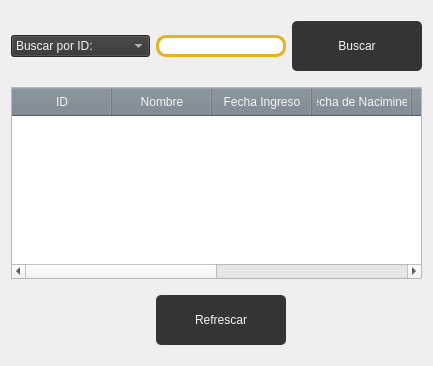
                <widget class="QWidget" name="tab_9">
                 <attribute name="title">
                  <string>Mostrar</string>
                 </attribute>
                 <layout class="QGridLayout" name="gridLayout_64">
                  <item row="0" column="0">
                   <widget class="QComboBox" name="BuscarRegistradosCombobox_5">
                    <property name="contextMenuPolicy">
                     <enum>Qt::DefaultContextMenu</enum>
                    </property>
                    <property name="styleSheet">
                     <string notr="true">font: 63 20pt &quot;Bahnschrift SemiBold SemiConden&quot;;
border: .5px solid #e6b31e;
background-color: rgb(52, 52, 52);
color: whitesmoke;</string>
                    </property>
                    <item>
                     <property name="text">
                      <string>Buscar por ID:</string>
                     </property>
                    </item>
                    <item>
                     <property name="text">
                      <string>Buscar por Nombre:</string>
                     </property>
                    </item>
                    <item>
                     <property name="text">
                      <string/>
                     </property>
                    </item>
                   </widget>
                  </item>
                  <item row="0" column="1">
                   <widget class="QLineEdit" name="BuscarRegistradosPacientesText_3">
                    <property name="styleSheet">
                     <string notr="true">font: 63 20pt &quot;Bahnschrift SemiBold SemiConden&quot;;
background-color: rgb(255, 255, 255);
border: 3px solid #e6b31e;
border-radius: 10px;
</string>
                    </property>
                   </widget>
                  </item>
                  <item row="0" column="2">
                   <widget class="QPushButton" name="BuscarBotonRegistrados_3">
                    <property name="minimumSize">
                     <size>
                      <width>130</width>
                      <height>70</height>
                     </size>
                    </property>
                    <property name="cursor">
                     <cursorShape>PointingHandCursor</cursorShape>
                    </property>
                    <property name="styleSheet">
                     <string notr="true">QPushButton{
	background-color: #343434;
	font: 87 14pt &quot;Arial Black&quot;;
	color: whitesmoke;
	border-radius: 5px;
	border: .5px solid #e6b31e;
	margin: 10 px;
	right-margin: 10px;
}

QPushButton:hover{
	background-color: #e6b31e;
	font: 87 14pt &quot;Arial Black&quot;;
	color: whitesmoke;
	border-radius: 5px;
	border: 1.5px solid #343434;
	margin: 10 px;
	right-margin: 10px;
}

</string>
                    </property>
                    <property name="text">
                     <string>Buscar</string>
                    </property>
                   </widget>
                  </item>
                  <item row="1" column="0" colspan="3">
                   <widget class="QTableWidget" name="TablaEmpleados_3">
                    <property name="styleSheet">
                     <string notr="true">QHeaderView::section{
	padding: 5px;
	background-color: #77838d;
	border: .5px solid #034aa6;
	font: 87 13pt &quot;Arial Black&quot;;
	color: whitesmoke;

}</string>
                    </property>
                    <property name="dragEnabled">
                     <bool>false</bool>
                    </property>
                    <attribute name="horizontalHeaderCascadingSectionResizes">
                     <bool>false</bool>
                    </attribute>
                    <attribute name="horizontalHeaderHighlightSections">
                     <bool>false</bool>
                    </attribute>
                    <attribute name="horizontalHeaderShowSortIndicator" stdset="0">
                     <bool>false</bool>
                    </attribute>
                    <attribute name="horizontalHeaderStretchLastSection">
                     <bool>true</bool>
                    </attribute>
                    <attribute name="verticalHeaderVisible">
                     <bool>false</bool>
                    </attribute>
                    <attribute name="verticalHeaderShowSortIndicator" stdset="0">
                     <bool>false</bool>
                    </attribute>
                    <column>
                     <property name="text">
                      <string>ID</string>
                     </property>
                    </column>
                    <column>
                     <property name="text">
                      <string>Nombre</string>
                     </property>
                    </column>
                    <column>
                     <property name="text">
                      <string>Fecha Ingreso</string>
                     </property>
                    </column>
                    <column>
                     <property name="text">
                      <string>Fecha de Nacimineto</string>
                     </property>
                    </column>
                    <column>
                     <property name="text">
                      <string>Telefono</string>
                     </property>
                    </column>
                    <column>
                     <property name="text">
                      <string>CURP</string>
                     </property>
                    </column>
                    <column>
                     <property name="text">
                      <string>NSS</string>
                     </property>
                    </column>
                    <column>
                     <property name="text">
                      <string>RFC</string>
                     </property>
                    </column>
                   </widget>
                  </item>
                  <item row="2" column="1" alignment="Qt::AlignHCenter">
                   <widget class="QPushButton" name="RefrescarBotonRegistrados_3">
                    <property name="minimumSize">
                     <size>
                      <width>130</width>
                      <height>70</height>
                     </size>
                    </property>
                    <property name="cursor">
                     <cursorShape>PointingHandCursor</cursorShape>
                    </property>
                    <property name="styleSheet">
                     <string notr="true">QPushButton{
	background-color: #343434;
	font: 87 14pt &quot;Arial Black&quot;;
	color: whitesmoke;
	border-radius: 5px;
	border: .5px solid #e6b31e;
	margin: 10 px;
	right-margin: 10px;
}

QPushButton:hover{
	background-color: #e6b31e;
	font: 87 14pt &quot;Arial Black&quot;;
	color: whitesmoke;
	border-radius: 5px;
	border: 1.5px solid #e6b31e;
	margin: 10 px;
	right-margin: 10px;
}

</string>
                    </property>
                    <property name="text">
                     <string>Refrescar</string>
                    </property>
                   </widget>
                  </item>
                 </layout>
                </widget>
